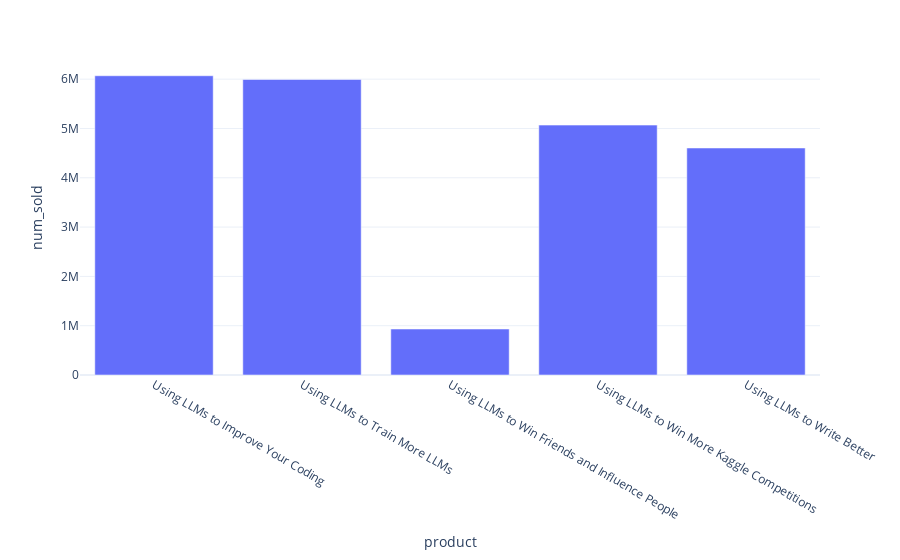

The notebook cell this image was saved under:
### Code cell
fig = px.bar(product_by_sold,x='product',y='num_sold')
fig.show()

### Figure 1 — Plotly figure (JSON) as saved in the notebook; plotly's stock layout.template omitted (floating-point values rounded to 4 significant figures)
{"data": [{"alignmentgroup": "True", "hovertemplate": "product=%{x}<br>num_sold=%{y}<extra></extra>", "legendgroup": "", "marker": {"color": "#636efa", "pattern": {"shape": ""}}, "name": "", "offsetgroup": "", "orientation": "v", "showlegend": false, "textposition": "auto", "x": ["Using LLMs to Improve Your Coding", "Using LLMs to Train More LLMs", "Using LLMs to Win Friends and Influence People", "Using LLMs to Win More Kaggle Competitions", "Using LLMs to Write Better"], "xaxis": "x", "y": [6069281, 5993975, 932564, 5068313, 4604192], "yaxis": "y", "type": "bar"}], "layout": {"xaxis": {"anchor": "y", "domain": [0, 1], "title": {"text": "product"}, "type": "category", "range": [-0.5, 4.5], "autorange": true}, "yaxis": {"anchor": "x", "domain": [0, 1], "title": {"text": "num_sold"}, "type": "linear", "range": [0, 6389000.0], "autorange": true}, "legend": {"tracegroupgap": 0}, "margin": {"t": 60}, "barmode": "relative", "autosize": true}}
